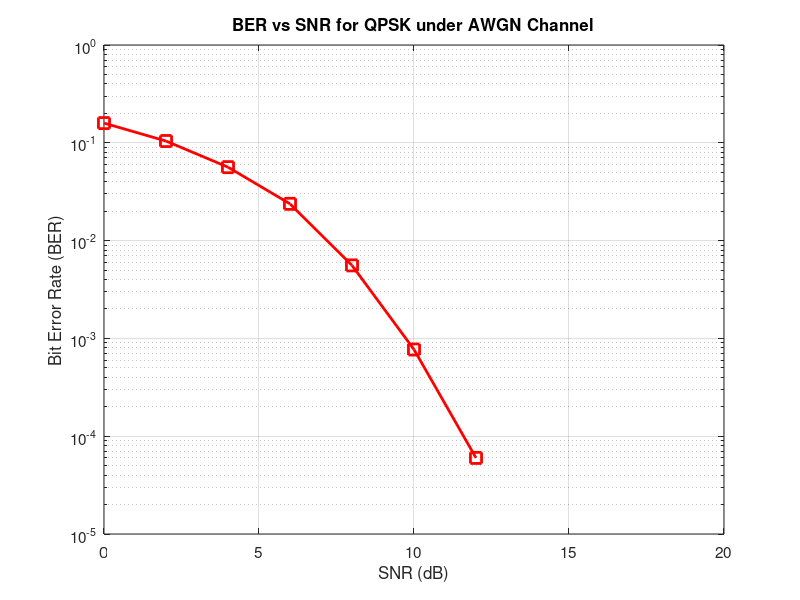

Write MATLAB code to recreate this figure.
clc;
clear;
close all;

Nbits = 100000;
SNRdB = 0:2:20;

BER = zeros(size(SNRdB));

for k = 1:length(SNRdB)

    bits = randi([0 1],Nbits,1);

    bits = bits(1:floor(length(bits)/2)*2);

    I = 2*bits(1:2:end)-1;
    Q = 2*bits(2:2:end)-1;

    txSignal = (I + 1j*Q)/sqrt(2);

    snrLinear = 10^(SNRdB(k)/10);

    noise = sqrt(1/(2*snrLinear))*...
           (randn(size(txSignal)) + ...
            1j*randn(size(txSignal)));

    rxSignal = txSignal + noise;

    rxBits = zeros(length(bits),1);

    rxBits(1:2:end) = real(rxSignal) > 0;
    rxBits(2:2:end) = imag(rxSignal) > 0;

    BER(k) = sum(bits ~= rxBits)/length(bits);

end

figure;

semilogy(SNRdB,BER,'s-r',...
         'LineWidth',2,...
         'MarkerSize',8);

grid on;
box on;

xlabel('SNR (dB)','FontSize',12);
ylabel('Bit Error Rate (BER)','FontSize',12);

title('BER vs SNR for QPSK under AWGN Channel',...
      'FontSize',13);

set(gca,'FontSize',11);
